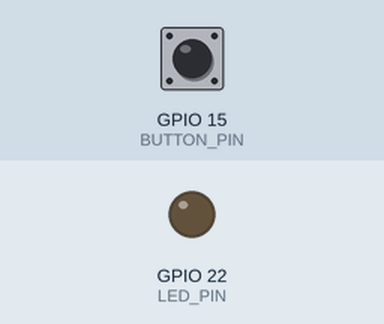
Bench run of a sketch on a simulated ESP32-S3. Parts: output pins drawn as LEDs (lit = HIGH). Dashed ring = blinking. The test bench sets the inputs (shaded band); at power-on: GPIO 15 (BUTTON_PIN) HIGH. WiFi joins after 1.5 s; servers stay silent unless stated; uploads are accepted with an empty reply; the camera gives no picture; what the sketch prints to the serial monitor is not drawn.

Above: at 3.0 s.
3.1 s: GPIO 15 (BUTTON_PIN) pulled LOW for 3.2 s
At 3.23 s:
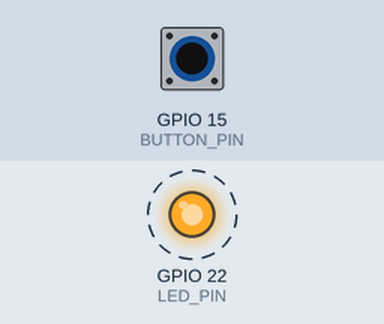
Timing chart, 0 to 7.9 s (numbered marks = the images above; inputs shaded):
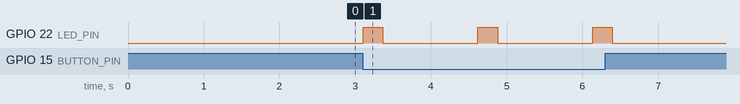

The sketch:

esp32cam.ino
```cpp
#include "esp_camera.h"
#include <WiFi.h>
#include "esp_timer.h"
#include "img_converters.h"
#include "fb_gfx.h"
#include "esp_http_server.h"
#include <HTTPClient.h>

// ==========================================
// CONFIGURACIÓN DE RED
// ==========================================
//const char* ssid = "Livebox6-593F";
//const char* password = "KhCSzCV5DJ4N";
const char *ssid = "MIM-DPM-GRUPO-3";
const char *password = "mim-dpm-2026";
//const char *ssid = "Livebox6-3935";
//const char *password = "k7R2b2TCTfxk";
String raspberryURL = "http://192.168.100.122:5000/procesar";
String esp32s3URL = "http://192.168.100.120/tablero"; // Cambia esta IP por la del ESP32-S3

// ==========================================
// CONFIGURACIÓN DE HARDWARE ESP-EYE
// ==========================================
#define BUTTON_PIN 15  // Botón lateral ("BOOT" o "Function")
#define LED_PIN    22  // LED Blanco (Flash) suele ser 22 en ESP-EYE (prueba 21 si falla)

// Definición de pines de la cámara
#define PWDN_GPIO_NUM    -1
#define RESET_GPIO_NUM   -1
#define XCLK_GPIO_NUM    4
#define SIOD_GPIO_NUM    18
#define SIOC_GPIO_NUM    23
#define Y9_GPIO_NUM      36
#define Y8_GPIO_NUM      37
#define Y7_GPIO_NUM      38
#define Y6_GPIO_NUM      39
#define Y5_GPIO_NUM      35
#define Y4_GPIO_NUM      14
#define Y3_GPIO_NUM      13
#define Y2_GPIO_NUM      34
#define VSYNC_GPIO_NUM   5
#define HREF_GPIO_NUM    27
#define PCLK_GPIO_NUM    25

httpd_handle_t stream_httpd = NULL;

void sendBoardToESP32S3(const String& boardState) {
  if (boardState.length() == 0) {
    Serial.println("[ESP32-S3] String vacio, no se envia");
    return;
  }

  HTTPClient forwardHttp;
  Serial.print("[ESP32-S3] Enviando tablero a: ");
  Serial.println(esp32s3URL);

  if (forwardHttp.begin(esp32s3URL)) {
    forwardHttp.addHeader("Content-Type", "text/plain; charset=utf-8");
    int forwardCode = forwardHttp.POST((uint8_t*)boardState.c_str(), boardState.length());

    if (forwardCode > 0) {
      Serial.printf("[ESP32-S3] Envio OK, HTTP %d\n", forwardCode);
      String ack = forwardHttp.getString();
      if (ack.length() > 0) {
        Serial.print("[ESP32-S3] ACK: ");
        Serial.println(ack);
      }
    } else {
      Serial.printf("[ESP32-S3] Error al enviar: %s\n", forwardHttp.errorToString(forwardCode).c_str());
    }
    forwardHttp.end();
  } else {
    Serial.println("[ESP32-S3] No se pudo iniciar conexion HTTP");
  }
}

// ==========================================
// SERVIDOR DE STREAMING (EL VISOR)
// ==========================================
esp_err_t stream_handler(httpd_req_t *req) {
  camera_fb_t * fb = NULL;
  esp_err_t res = ESP_OK;
  char * part_buf[64];
  static const char* _STREAM_CONTENT_TYPE = "multipart/x-mixed-replace;boundary=frame";
  static const char* _STREAM_BOUNDARY = "\r\n--frame\r\n";
  static const char* _STREAM_PART = "Content-Type: image/jpeg\r\nContent-Length: %u\r\n\r\n";

  res = httpd_resp_set_type(req, _STREAM_CONTENT_TYPE);
  if (res != ESP_OK) return res;

  while (true) {
    fb = esp_camera_fb_get();
    if (!fb) {
      Serial.println("Fallo al obtener frame para stream");
      res = ESP_FAIL;
    } else {
      res = httpd_resp_send_chunk(req, _STREAM_BOUNDARY, strlen(_STREAM_BOUNDARY));
      if (res == ESP_OK) {
        size_t hlen = snprintf((char *)part_buf, 64, _STREAM_PART, fb->len);
        res = httpd_resp_send_chunk(req, (const char *)part_buf, hlen);
      }
      if (res == ESP_OK) {
        res = httpd_resp_send_chunk(req, (const char *)fb->buf, fb->len);
      }
      esp_camera_fb_return(fb);
    }
    if (res != ESP_OK) break;
  }
  return res;
}

void startCameraServer() {
  httpd_config_t config = HTTPD_DEFAULT_CONFIG();
  config.server_port = 80;
  httpd_uri_t stream_uri = { .uri = "/", .method = HTTP_GET, .handler = stream_handler, .user_ctx = NULL };
  if (httpd_start(&stream_httpd, &config) == ESP_OK) {
    httpd_register_uri_handler(stream_httpd, &stream_uri);
  }
}

// ==========================================
// FUNCIÓN DE CAPTURA Y ENVÍO
// ==========================================
void captureAndSend() {
  Serial.println(">>> Boton pulsado. Preparando captura...");

  // 1. Encender LED Blanco
  // Nota: En algunos ESP-EYE es HIGH, en otros LOW. Prueba HIGH primero.
  digitalWrite(LED_PIN, HIGH);
  delay(200); // Pequeña pausa para que la cámara ajuste la exposición a la nueva luz

  // 2. Capturar Foto (Tomamos el control de la cámara un momento)
  camera_fb_t * fb = esp_camera_fb_get();

  // 3. Apagar LED (Ya tenemos la foto)
  digitalWrite(LED_PIN, LOW);

  if (!fb) {
    Serial.println("Error: Fallo al capturar foto");
    return;
  }

  // 4. Enviar a Raspberry Pi
  HTTPClient http;
  Serial.print("Conectando a Raspberry: "); Serial.println(raspberryURL);

  if (http.begin(raspberryURL)) {
    http.addHeader("Content-Type", "image/jpeg");
    int httpCode = http.POST(fb->buf, fb->len);

    if (httpCode > 0) {
      String payload = http.getString();
      Serial.println("\n-----------------------------");
      Serial.println("RESPUESTA RECIBIDA:");
      Serial.println(payload); // AQUÍ SALE EL STRING DEL TABLERO
      Serial.println("-----------------------------\n");

      // Reenviar el tablero al ESP32-S3 para visualizarlo por Serial
      sendBoardToESP32S3(payload);
    } else {
      Serial.printf("Error HTTP: %s\n", http.errorToString(httpCode).c_str());
    }
    http.end();
  } else {
    Serial.println("No se pudo conectar con la Raspberry");
  }

  esp_camera_fb_return(fb);
  delay(1000); // Evitar rebotes
}

void setup() {
  Serial.begin(115200);

  // Configurar Pines (Botón y LED)
  pinMode(BUTTON_PIN, INPUT_PULLUP);
  pinMode(LED_PIN, OUTPUT);
  digitalWrite(LED_PIN, LOW);

  // Configurar Cámara
  camera_config_t config;
  config.ledc_channel = LEDC_CHANNEL_0;
  config.ledc_timer = LEDC_TIMER_0;
  config.pin_d0 = Y2_GPIO_NUM;
  config.pin_d1 = Y3_GPIO_NUM;
  config.pin_d2 = Y4_GPIO_NUM;
  config.pin_d3 = Y5_GPIO_NUM;
  config.pin_d4 = Y6_GPIO_NUM;
  config.pin_d5 = Y7_GPIO_NUM;
  config.pin_d6 = Y8_GPIO_NUM;
  config.pin_d7 = Y9_GPIO_NUM;
  config.pin_xclk = XCLK_GPIO_NUM;
  config.pin_pclk = PCLK_GPIO_NUM;
  config.pin_vsync = VSYNC_GPIO_NUM;
  config.pin_href = HREF_GPIO_NUM;
  config.pin_sscb_sda = SIOD_GPIO_NUM;
  config.pin_sscb_scl = SIOC_GPIO_NUM;
  config.pin_pwdn = PWDN_GPIO_NUM;
  config.pin_reset = RESET_GPIO_NUM;
  config.xclk_freq_hz = 20000000;

  config.pixel_format = PIXFORMAT_JPEG;

  if(psramFound()){
    config.frame_size = FRAMESIZE_SVGA; // 800x600
    config.jpeg_quality = 12;
    config.fb_count = 2;
  } else {
    config.frame_size = FRAMESIZE_VGA;
    config.jpeg_quality = 12;
    config.fb_count = 1;
  }

  // Inicializar cámara
  esp_err_t err = esp_camera_init(&config);
  if (err != ESP_OK) {
    Serial.printf("Error al iniciar cámara 0x%x", err);
    return;
  }

  sensor_t * s = esp_camera_sensor_get();
  if (s != NULL) {
    s->set_hmirror(s, 1);
    s->set_vflip(s, 0);
  }

  // Conectar WiFi
  WiFi.begin(ssid, password);
  while (WiFi.status() != WL_CONNECTED) {
    delay(500);
    Serial.print(".");
  }
  Serial.println("");
  Serial.println("WiFi Conectado");

  // Iniciar el visor web para que puedas apuntar
  Serial.print("Visor listo en: http://");
  Serial.println(WiFi.localIP());

  startCameraServer();
}

void loop() {
  // Leer botón (LOW significa pulsado)
  if (digitalRead(BUTTON_PIN) == LOW) {
    // Si se pulsa, detenemos el stream momentáneamente para procesar
    captureAndSend();
  }
  delay(50);
}
```

Measured:
- after the input at 3.1 s, GPIO 22 (LED_PIN): alternates HIGH for 0.26 s and LOW for 1.3 s, 6 changes in all, then stays LOW, starting at once
